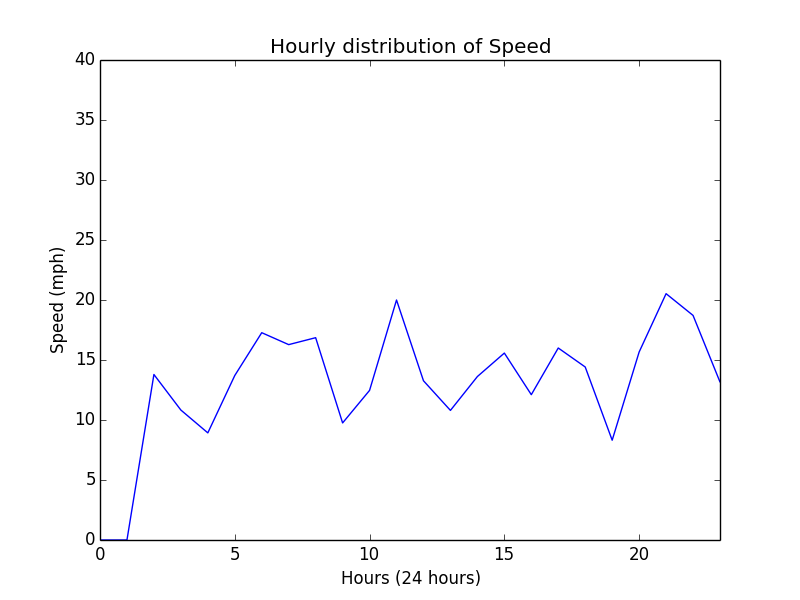

Python code for this plot:
import pandas as pd
import matplotlib.pyplot as plt
import numpy as np
import datetime as dt
from datetime import datetime
import dateutil.parser

d= datetime.now()

green_list =pd.read_csv('/Users/amitnaik/Documents/CapitalOne/green_output.csv')

green_list['Dropoff_dt'] = green_list.Lpep_dropoff_datetime.apply(lambda x:dt.datetime.strptime(x,"%Y-%m-%d %H:%M:%S"))
green_list['Pickup_dt'] = green_list.lpep_pickup_datetime.apply(lambda x:dt.datetime.strptime(x,"%Y-%m-%d %H:%M:%S"))
green_list['Pickup_hour'] = green_list.Pickup_dt.apply(lambda x:x.hour)

green_list['Trip_duration'] =((green_list.Dropoff_dt - green_list.Pickup_dt).apply(lambda x:x.total_seconds()/60.))
green_list['Speed'] =green_list.Trip_distance / (green_list.Trip_duration/60)													#to get the speed in mph
print(green_list["Speed"].median())																								#printing average of speeds

new_speed = green_list[(~(green_list.Speed.isnull())) | (green_list.Speed<100)]													#removing outliers

'''  
This part of code is used to find index of weeks ranging from 1-7, 8-14 and so on.

green_list['Date'] =[d.day for d in green_list["Pickup_dt"]]                 												    #getting just the date
one =pd.DataFrame()																												#creating empty data frames
one =green_list.loc[(green_list['Date']>=1) & (green_list["Date"]<8)]															#getting data frame for days 1-7
two =pd.DataFrame()
two =green_list.loc[(green_list['Date']>=8) & (green_list["Date"]<15)]
three =pd.DataFrame()
three =green_list.loc[(green_list['Date']>=15) & (green_list["Date"]<22)]
four =pd.DataFrame()
four =green_list.loc[(green_list['Date']>=22) & (green_list["Date"]<=30)]

'''											
s1 =new_speed.loc[0:341474]
s2 =new_speed.loc[341475:702674]
s3 =new_speed.loc[702675:1065953]
s4 =new_speed.loc[1065954:1494926]

m1 =s1["Speed"].median()
m2 =s2["Speed"].median()
m3 =s3["Speed"].median()
m4 =s4["Speed"].median()

y =[m1,m2,m3,m4]
x =[1,2,3,4]
plt.scatter(x,y, label='skitscat', color='k', s=25, marker="o")																	#plotting speed as a function of hours
plt.xlabel('Weeks')
plt.ylabel('Speed (mph)')
plt.title('Speed per Week')
plt.show()

#---------------------------------------------------------

plt.plot(green_list["Speed"])																									#plotting speed as a function of hours
plt.xlabel('Hours (24 hours)')
plt.ylabel('Speed (mph)')
plt.title('Hourly distribution of Speed')
plt.ylim([0,40])
plt.xlim([0,23])
plt.show()
